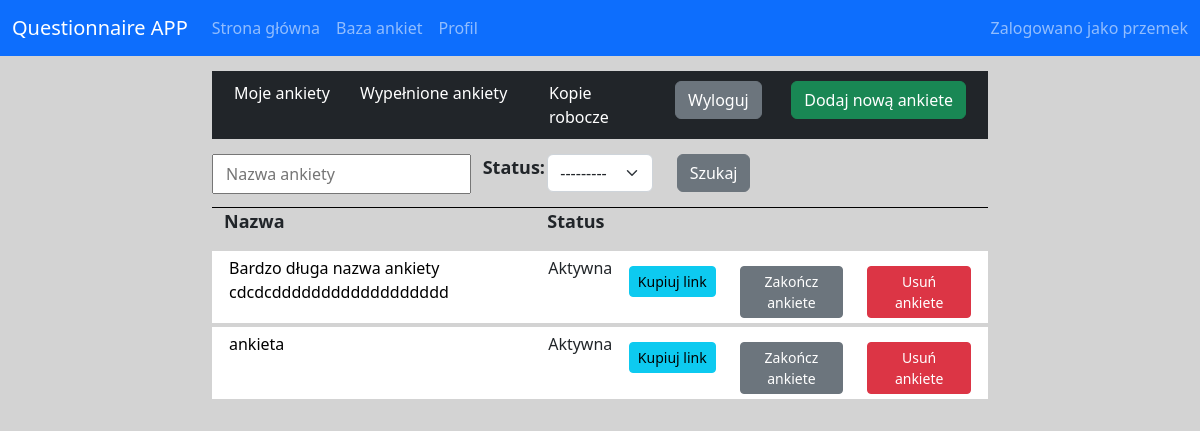
Before: /myQuestionnaires (signed in) with the older database file.
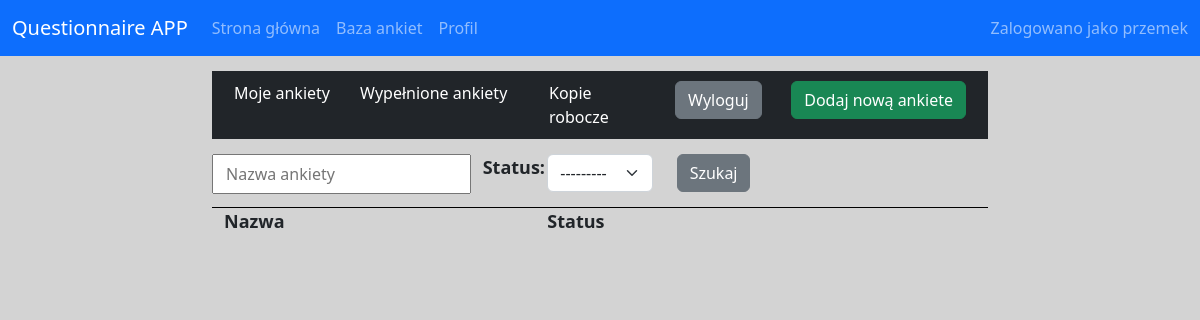
After: the same page with the newer database file.
### main/models.py (models this page shows, shortened)
class Questionnaire(models.Model):
    text = models.CharField(max_length=50)
    questions = models.ManyToManyField(Question, blank=True)
    owner = models.ForeignKey(User, on_delete=models.SET_NULL, null=True)
    public = models.BooleanField(null=True, default=False)
    publicResults = models.BooleanField(null=True, blank=True)
    password = models.CharField(max_length=200, blank=True, null=True)
    date = models.DateField(auto_now_add=True, null=True)
    active = models.BooleanField(null=True, default=True)

### main/views.py (the view)
# urls.py: path('myQuestionnaires', views.myQuestionnaires, name='myQuestionnaires'),
def myQuestionnaires(request):
    questionnaires = Questionnaire.objects.filter(owner=request.user, public=True)
    Myfilter = QuestionnairesFilter(request.GET, queryset=questionnaires)
    questionnaires = Myfilter.qs
    context = {'questionnaires': questionnaires, 'Myfilter': Myfilter}
    return render(request, 'myQuestionnaires.html', context)

### main/templates/main/myQuestionnaires.html (shortened to what this page needs)
{% extends 'profile.html' %}
{% block data %}
<form method="get" action="">
        <div class="row" style="margin-top: 15px;">
            {{Myfilter.form.text}}
            <div class="col-lg-1 col-2 text-center">
                <p class="atr1">Status:</p>
            </div>
            <div class="col-lg-2 col-4">
                {{Myfilter.form.active}}
            </div>
            <div class="col-2">
                <button type="submit" class="btn btn-secondary">Szukaj</button>
            </div>
        </div>
        <div class="row" style="border-bottom: 1px solid #000; margin-top: 10px;"></div>
</form>
<div class="row">
        <div class="col-5"><p class="atr1">Nazwa</p></div>
        <div class="col-1 d-none d-xl-block"><p class="atr1">Status</p></div>
    </div>
    {% for questionnaire in questionnaires %}
        {% if questionnaire.public == True %}
            <div class="row" style="background-color:white;padding:5px;border-bottom:4px solid #D3D3D3">
                <div class="col-xl-5 col-12"><a class="Qprofile" href="{% url 'questionnaireResults' questionnaire.id %}" >{{questionnaire.text}}</a></div>
                    {% if questionnaire.active == True %}
                        <div class="col-1 d-none d-xl-block"><p>Aktywna</p></div>
                        <div class="col-xl-2 col-3 text-end" style="margin-top:10px;">
                            <button class="btn btn-info  btn-sm" data-hex="{% url 'questionnaireProfile' questionnaire.id %}">Kupiuj link</button>
                        </div>
                        <div class="col-xl-2 col-4 text-end">
                            <form method="post" action="{% url 'disableQuestionnaire' questionnaire.id %}">
                                <button type="submit" class="btn btn-secondary btn-sm" style="margin-top:10px;" name="inactive">Zakończ ankiete</button>
                            </form>
                        </div>
                        <div class="col-xl-2 col-4 text-end">
                            <form method="post" action="{% url 'deleteQuestionnaire' questionnaire.id %}">
                                <button type="submit" class="btn btn-danger  btn-sm" style="margin-top:10px;">Usuń ankiete</button>
                            </form>
                        </div>
                    {% endif %}
            </div>
        {% endif %}
    {% endfor %}
</div>
{% endblock %}

Changed rows visible on the page:
removed Questionnaire: text "Bardzo długa nazwa ankiety cdcdcdddddddddddddddddd", active "Aktywna"
removed Questionnaire: text "ankieta", active "Aktywna"
